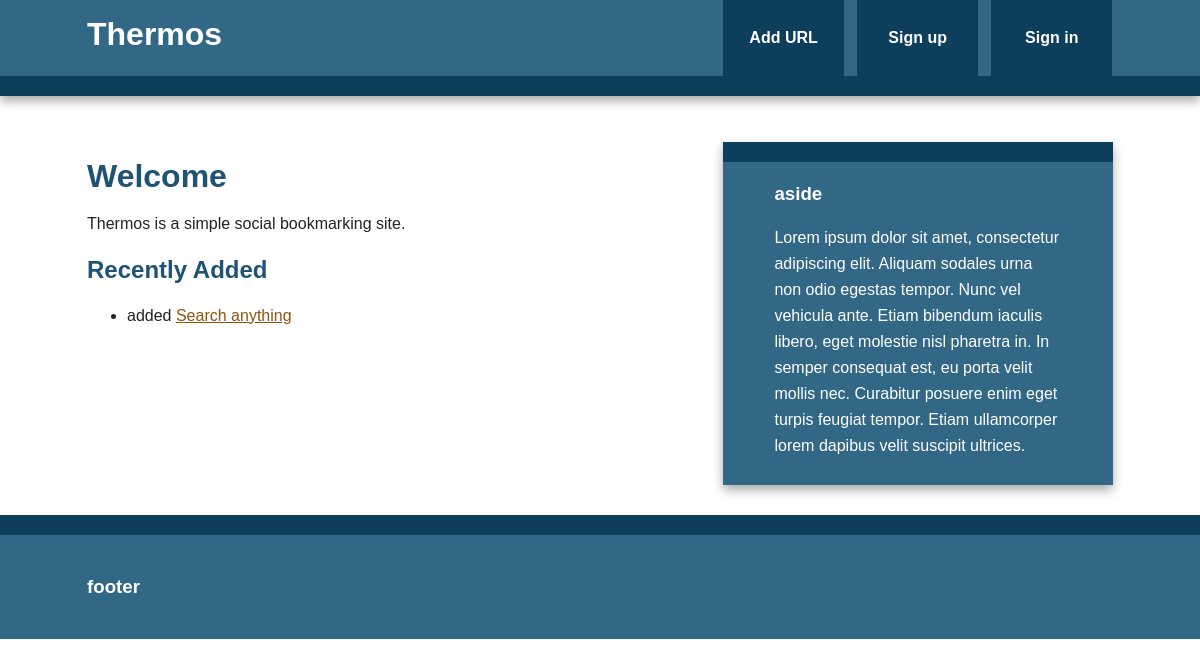
The page /index on the database as committed earlier.
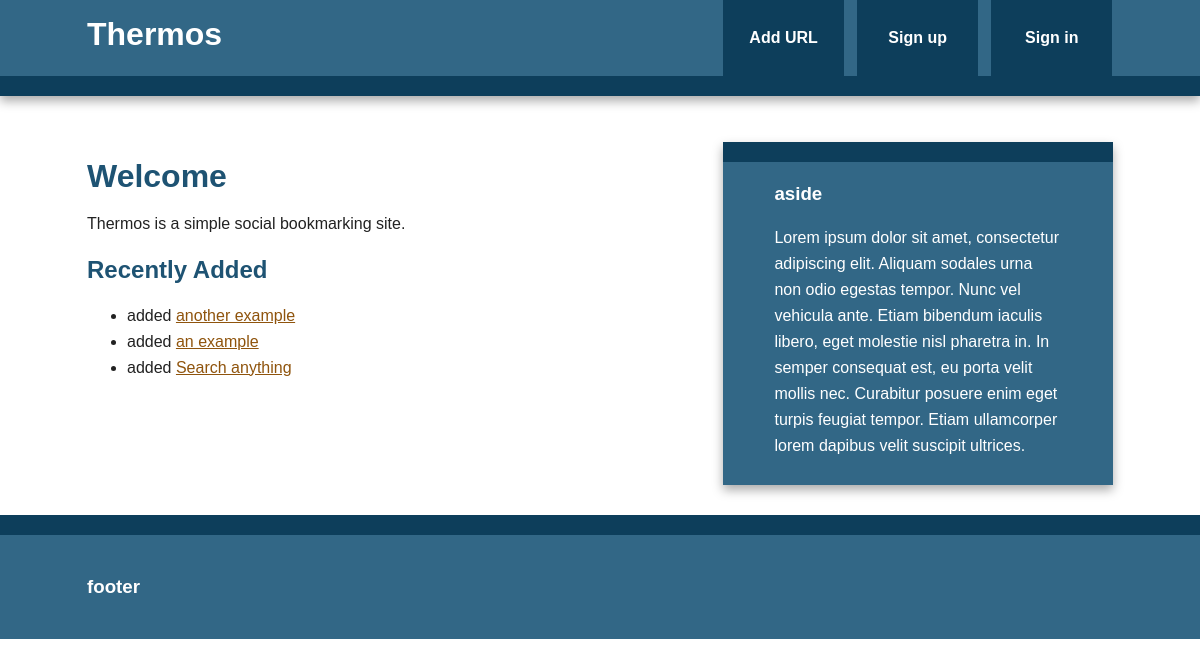
The same page on the database as committed later.
### models.py (models this page shows, shortened)
class Bookmark(db.Model):
    id = db.Column(db.Integer, primary_key=True)
    url = db.Column(db.Text, nullable=False)
    date = db.Column(db.DateTime, default=datetime.utcnow)
    description = db.Column(db.String(300))
    @staticmethod
    def newest(num):
        return Bookmark.query.order_by(desc(Bookmark.date)).limit(num)

### thermos.py (the view)
@app.route('/')
@app.route('/index')
def index():
    return render_template('index.html',
    new_bookmarks=models.Bookmark.newest(5)
    )

### templates/index.html (shortened to what this page needs)
{% extends "base.html" %}
{% block content %}
  <article>
      <header>
          <h1>Welcome</h1>
          <p>Thermos is a simple social bookmarking site.</p>
      </header>
      <section>
          <h2>Recently Added</h2>
          {% if new_bookmarks %}
            <ul>
              {% for bm in new_bookmarks %}
                <li> {{ bm.user }} added <a href="{{ bm.url }}">{{ bm.description }}</a> </li>
              {% endfor %}
            </ul>
          {% else %}
            No bookmarks yet.
          {% endif %}
      </section>
  </article>
{% endblock %}

### templates/base.html (shortened to what this page needs)
<!doctype html>
<html class="no-js" lang="">
    <head>
        <link rel="stylesheet" href={{ url_for('static', filename='css/normalize.min.css') }}>
        <link rel="stylesheet" href={{ url_for('static', filename='css/main.css') }}>
    </head>
    <body>
        <div class="header-container">
            <header class="wrapper clearfix">
                <a href={{ url_for('index')}}>
                  <h1 class="title">Thermos</h1>
                </a>
                <nav>
                    <ul>
                        <li><a href={{ url_for('add') }}>Add URL</a></li>
                        <li><a href="#">Sign up</a></li>
                        <li><a href="#">Sign in</a></li>
                    </ul>
                </nav>
            </header>
        </div>
        <div class="main-container">
            <div class="main wrapper clearfix">
                {% block content %}
                {% endblock %}
                {% block sidebar %}
                  <aside>
                    <h3>aside</h3>
                    <p>Lorem ipsum dolor sit amet, consectetur adipiscing elit. Aliquam sodales urna non odio egestas tempor. Nunc vel vehicula ante. Etiam bibendum iaculis libero, eget molestie nisl pharetra in. In semper consequat est, eu porta velit mollis nec. Curabitur posuere enim eget turpis feugiat tempor. Etiam ullamcorper lorem dapibus velit suscipit ultrices.</p>
                  </aside>
                {% endblock %}
            </div>
        </div>
        <div class="footer-container">
            <footer class="wrapper">
                <h3>footer</h3>
            </footer>
        </div>
    </body>
</html>

### static/css/main.css (style rules this page uses)
html, button, input, select, textarea { color: #222; }
html { font-size: 1em; line-height: 1.4; }
body { font: 16px/26px Helvetica, Helvetica Neue, Arial; }
.wrapper { width: 90%; margin: 0 5%; }
.header-container { border-bottom: 20px solid #0D3E5B; }
.footer-container, .main aside { border-top: 20px solid #0D3E5B; }
.header-container, .footer-container, .main aside { background: #326786; }
.title { color: white; }
nav ul { margin: 0; padding: 0; }
nav a { display: block; margin-bottom: 10px; padding: 15px 0; text-align: center; text-decoration: none; font-weight: bold; color: white; background: #0D3E5B; }
.main { padding: 30px 0; }
.main article h1 { font-size: 2em; }
.main aside { color: white; padding: 0px 5% 10px; }
.footer-container footer { color: white; padding: 20px 0; }
a { color: #8F540D; }
h1, h2, h3, h4, h5, h6 { color: #1E5373; }
.main aside h3, footer h3, footer a, footer a:visited { color: white; }
@media only screen and (min-width: 480px) { nav a { float: left; width: 27%; margin: 0 1.7%; padding: 25px 2%; margin-bottom: 0; } }
@media only screen and (min-width: 480px) { nav li:first-child a { margin-left: 0; } }
@media only screen and (min-width: 480px) { nav li:last-child a { margin-right: 0; } }
@media only screen and (min-width: 480px) { nav ul li { display: inline; } }
@media only screen and (min-width: 768px) { .header-container, .main aside { -webkit-box-shadow: 0 5px 10px #aaa; -moz-box-shadow: 0 5px 10px #aaa; box-shadow: 0 5px 10px #aaa; } }
@media only screen and (min-width: 768px) { .title { float: left; } }
@media only screen and (min-width: 768px) { nav { float: right; width: 38%; } }
@media only screen and (min-width: 768px) { .main article { float: left; width: 57%; } }
@media only screen and (min-width: 768px) { .main aside { float: right; width: 28%; } }
@media only screen and (min-width: 1140px) { .wrapper { width: 1026px; margin: 0 auto; } }
.clearfix:before, .clearfix:after { content: " "; display: table; }
.clearfix:after { clear: both; }
.clearfix { *zoom: 1; }

Rows that differ between the two databases and show on the page:
added Bookmark: description "another example"
added Bookmark: description "an example"
